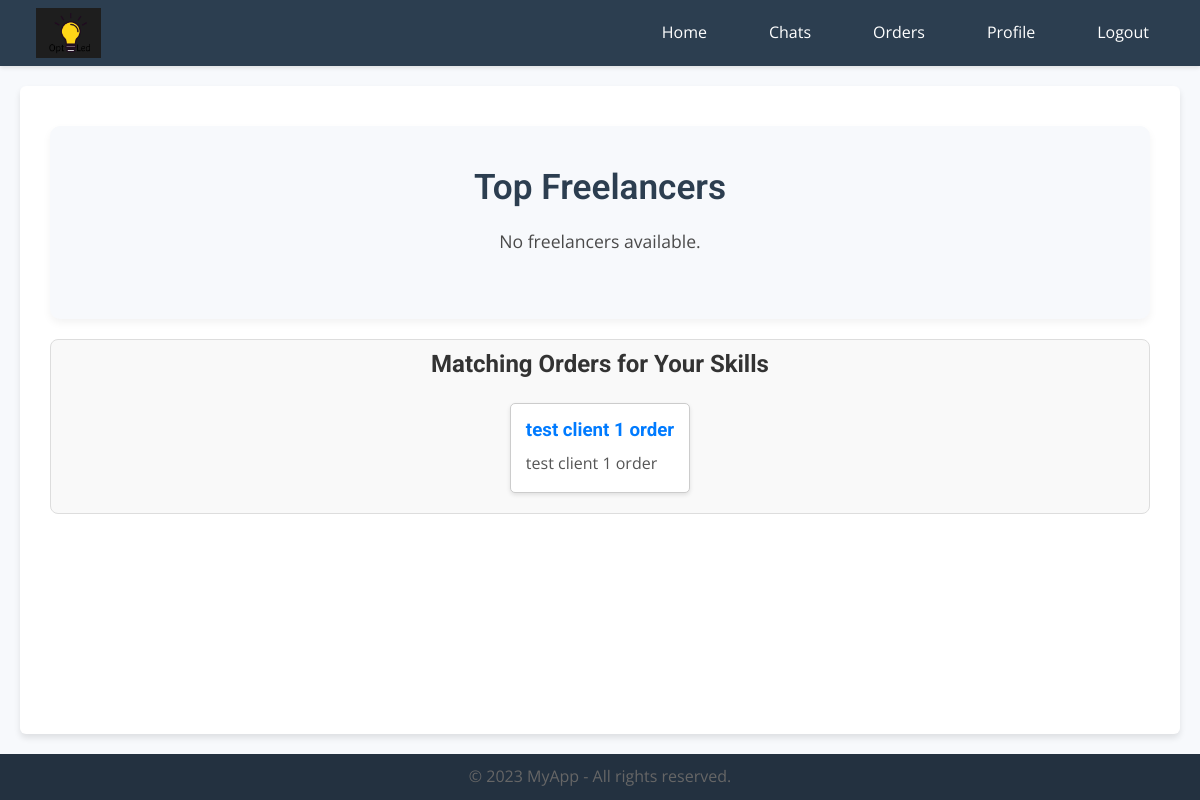
Before: / (signed in) with the older database file.
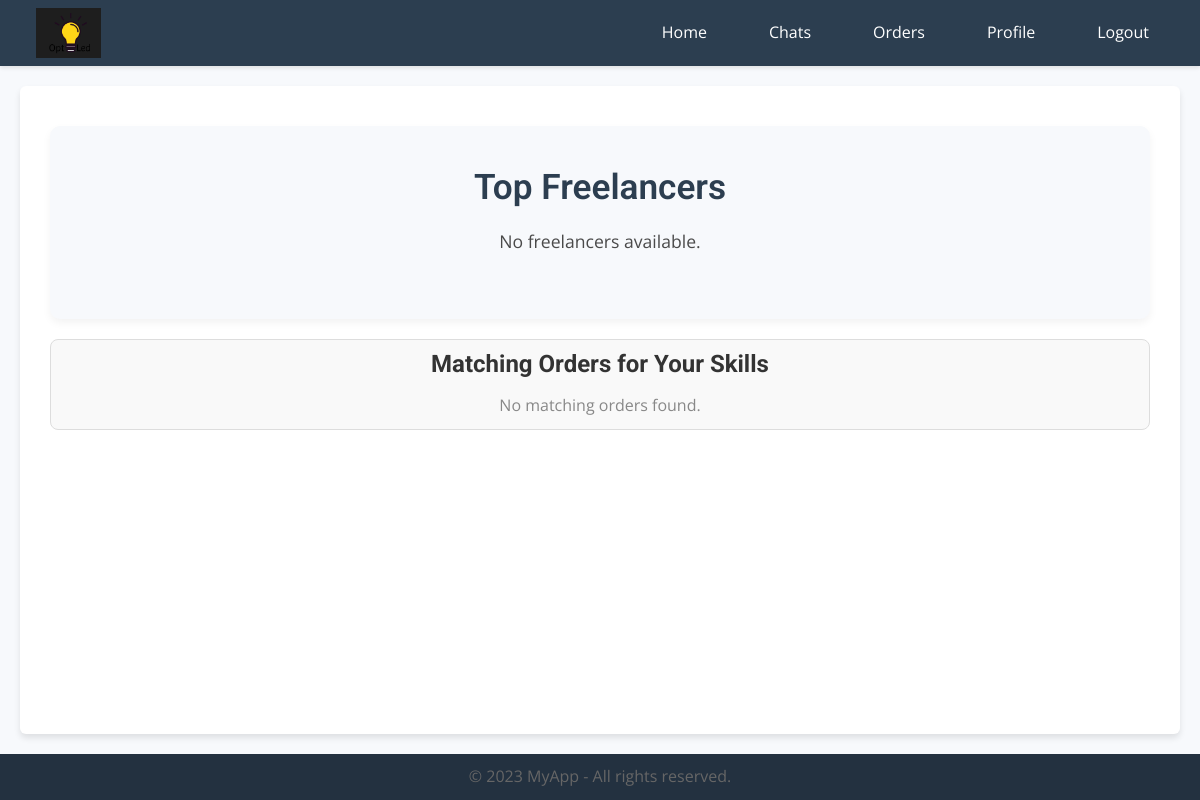
After: the same page with the newer database file.
### listings/models.py (models this page shows, shortened)
class Order(models.Model):
    client = models.ForeignKey(settings.AUTH_USER_MODEL, on_delete=models.CASCADE, related_name='orders')
    description = models.TextField()
    skills = models.ManyToManyField(Skill, related_name='orders')
    price = models.DecimalField(max_digits=10, decimal_places=2)
    created_at = models.DateTimeField(auto_now_add=True)
    title = models.CharField(max_length=200)
    slug = models.SlugField(max_length=255, unique=True, blank=True)
    STATUS_CHOICES = (
        ('open', 'Open'),
        ('in_progress', 'In Progress'),
        ('completed', 'Completed'),
    )
    status = models.CharField(max_length=20, choices=STATUS_CHOICES, default='open')
    freelancer = models.ForeignKey('accounts.FreelancerProfile', on_delete=models.SET_NULL, null=True, blank=True,
                                   related_name='taken_orders')
    taken_at = models.DateTimeField(null=True, blank=True)

### core/views.py (the view)
# urls.py: path('', IndexView.as_view(), name='home'),
class IndexView(TemplateView):
    template_name = 'core/index.html'
    def get_context_data(self, **kwargs):
        context = super().get_context_data(**kwargs)
        if self.request.user.is_authenticated and self.request.user.user_type == 'freelancer':
            try:
                freelancer_profile = FreelancerProfile.objects.get(user=self.request.user)
                freelancer_skills = freelancer_profile.skills.all()
                matching_orders = Order.objects.filter(skills__in=freelancer_skills, status='open').distinct()[:3]
                context['matching_orders'] = matching_orders
            except FreelancerProfile.DoesNotExist:
                context['matching_orders'] = []
        return context

### core/templates/core/index.html (shortened to what this page needs)
{% extends 'core/base.html' %}
{% load static %}
{% block content %}
    <section class="top-freelancers">
        <h2>Top Freelancers</h2>
        <div class="freelancer-list">
            {% for freelancer in top_freelancers %}
                <div class="freelancer">
                    <h3>{{ freelancer.user.username }}</h3>
                    <p>Rating: {{ freelancer.average_rating }}</p>
                </div>
            {% empty %}
                <p>No freelancers available.</p>
            {% endfor %}
        </div>
    </section>
{% if user.is_authenticated and user.user_type == 'freelancer' %}
    <div class="matching-orders-container">
        <h2 class="matching-orders-title">Matching Orders for Your Skills</h2>
        <div class="orders-list">
            {% for order in matching_orders %}
                <a href="{% url 'listings:order_detail' order.slug %}" class="order-card-link">
                    <div class="order-card">
                        <h3 class="order-title">{{ order.title }}</h3>
                        <p class="order-description">{{ order.description }}</p>
                    </div>
                </a>
            {% empty %}
                <p class="no-orders-message">No matching orders found.</p>
            {% endfor %}
        </div>
    </div>
{% endif %}
{% endblock content %}

Changed rows visible on the page:
no longer on this page (row edited): Order: title "test client 1 order", description "test client 1 order"
Other visible differences:
text now shown: "No matching orders found."
